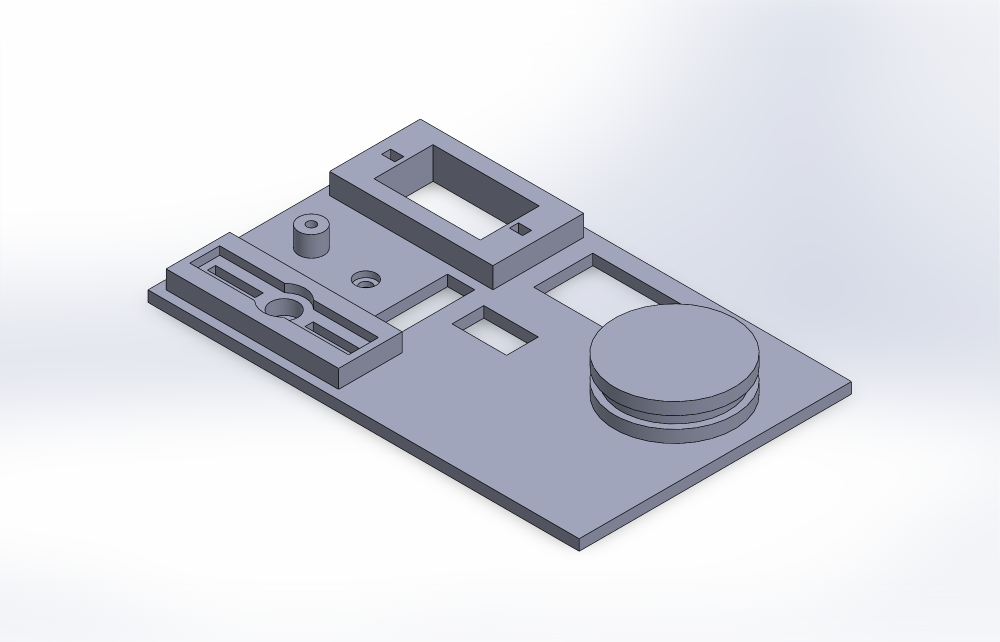
#> input picture cad/print_v2_png/Fit_Test_Coupon (print first - servo slot, switch, screen boss, windows, O-ring groove, horn pocket).png, 1999 x 1284 px (shown at 1/2 size)
$ python -i imgprep.py   (imports and definitions only)
#> lines starting #> are read from the running program, lines starting #| are printed output that depends on the picture; after the words box and inside, x2 and y2 are one past the last pixel; in counts of white or black regions, pixels touching at a corner belong together
#> in autocrop, im is the input picture: PIL image 1999x1284 RGB; mean R, G, B 219.5, 221.4, 228.2
"""Desk Buddy guide - picture tools.

Everything here works on the SolidWorks renders in config.IMG_DIR and never writes there.
Output goes to guide/src/generated/.

  python guide/tools/imgprep.py --survey     # writes check/mask_survey_<section>.png (which flat colour is where)

Used by build.py:
  Section(name)            the real exploded picture of one body section, with its label masks lined up
  Section.mask(part)       boolean mask of a part's visible pixels (printed or bought)
  make_step_image(...)     highlight parts (orange outline, the rest faded), arrows, labels, crop
"""
import json
import math
import os
import sys

import numpy as np
from PIL import Image, ImageDraw, ImageFilter, ImageFont

HERE = os.path.dirname(os.path.abspath(__file__))
sys.path.insert(0, os.path.join(os.path.dirname(HERE), 'src'))
import config  # noqa: E402

GEN = os.path.join(config.GUIDE, 'src', 'generated')
CHECK = os.path.join(config.GUIDE, 'check')
REG_CACHE = os.path.join(GEN, 'registration.json')
ACCENT = (242, 120, 30)          # "fit this now" orange
ACCENT2 = (30, 120, 220)         # second highlight (bought part), blue
TARGET_ASPECT = 1.05             # step pictures: width / height they aim for
LABEL_PX = 42                    # label text size in picture pixels
FONT_DIR = r'C:\Windows\Fonts'


# [7 lines left out: function font, not called in this run]


def real_path(sec):
    return os.path.join(config.IMG_DIR, f'Desk Buddy v3.1 - full assembly - section {sec} (exploded).png')


def mask_path(sec, kind):
    tag = {'printed': 'id colours', 'bought': 'id colours B - bought'}[kind]
    return os.path.join(config.MASK_DIR, f'Desk Buddy v3.1 - full assembly - section {sec} ({tag}).png')


# ---------------------------------------------------------------------------------------------------
# registration: the masks were rendered at a different zoom; find scale + shift that lines them up
# ---------------------------------------------------------------------------------------------------
def _edges_real(im):
    g = np.asarray(im.convert('L').filter(ImageFilter.GaussianBlur(1))).astype(float)
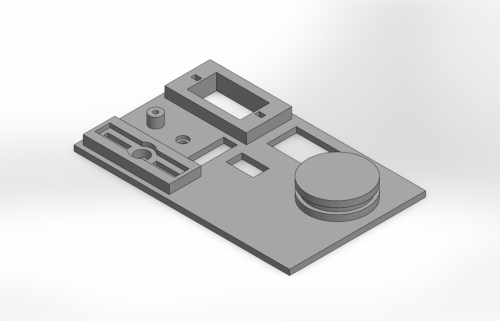
#> g: shape (1284, 1999) float64 (shown at 1/4 size); min 29, max 254, mean 221.6
    gx = np.abs(np.diff(g, axis=1, prepend=g[:, :1]))
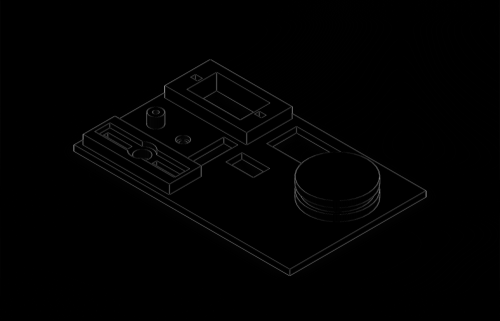
#> gx: shape (1284, 1999) float64 (shown at 1/4 size); min 0, max 84, mean 0.5; drawn with min black and max white
    gy = np.abs(np.diff(g, axis=0, prepend=g[:1]))
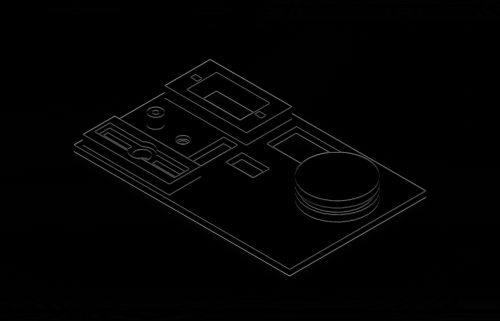
#> gy: shape (1284, 1999) float64 (shown at 1/4 size); min 0, max 83, mean 0.8; drawn with min black and max white
    return ((gx + gy) > 18).astype(float)
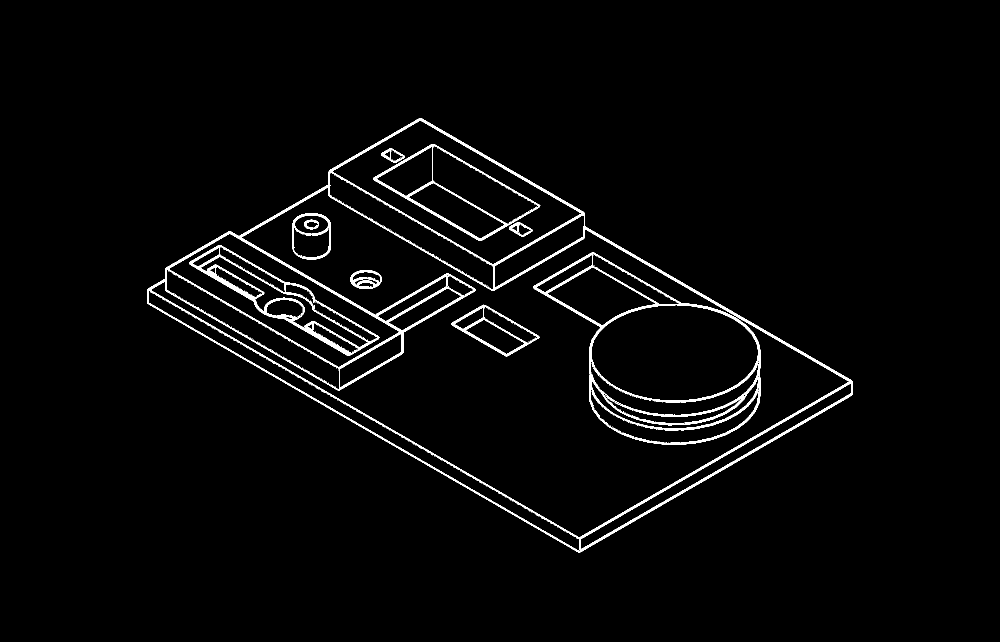
#> returned value: shape (1284, 1999) float64 (shown at 1/2 size); values 0 (black) and 1 (white), 2.4% white in thin lines or dots, all inside (x1, y1, x2, y2) = (294, 236, 1706, 1105)


# [61 lines left out: functions _sat, _edges_mask, _xcorr, _register, register, warp, not called in this run]


# ---------------------------------------------------------------------------------------------------
class Section:
    """One exploded body section: the real picture plus lined-up masks."""
    _cache = {}

    # [170 lines left out: functions __new__, _init, _palette, mask, content_box, _outline and 7 more, not called in this run]


def bbox_of(mask, pad=0):
    ys, xs = np.nonzero(mask)
    return int(xs.min()) - pad, int(ys.min()) - pad, int(xs.max()) + pad, int(ys.max()) + pad


# ---------------------------------------------------------------------------------------------------
# step pictures
# ---------------------------------------------------------------------------------------------------
# [84 lines left out: function make_step_image, not called in this run]


def autocrop(path, out, pad=30, max_w=1800, box=None):
    """Crop a render to its drawing (edges), keep the gradient background."""
    im = Image.open(path).convert('RGB')
    if box is None:
        e = _edges_real(im)
        ys, xs = np.nonzero(e)
        box = (max(int(np.percentile(xs, 0.1)) - pad, 0), max(int(np.percentile(ys, 0.1)) - pad, 0),
               min(int(np.percentile(xs, 99.9)) + pad, im.width), min(int(np.percentile(ys, 99.9)) + pad, im.height))
#> box = (266, 211, 1733, 1129)
    im = im.crop(box)
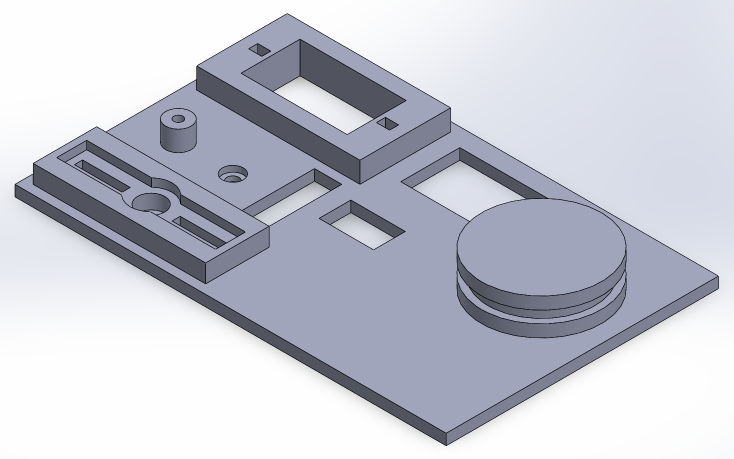
#> im: PIL image 1467x918 RGB (shown at 1/2 size); mean R, G, B 197.2, 199.9, 210
    if im.width > max_w:
        im = im.resize((max_w, int(im.height * max_w / im.width)), Image.LANCZOS)
    os.makedirs(os.path.dirname(out), exist_ok=True)
    im.save(out, optimize=True)
    return out


# ---------------------------------------------------------------------------------------------------
# [41 lines left out: function survey, not called in this run]


# [3 lines not run here, left out]

>>> result = autocrop('../../cad/print_v2_png/Fit_Test_Coupon (print first - servo slot, switch, screen boss, windows, O-ring groove, horn pocket).png', 'out.png')

$ run again, on cad/print_v2_png/BOUGHT - every purchased part in place.png
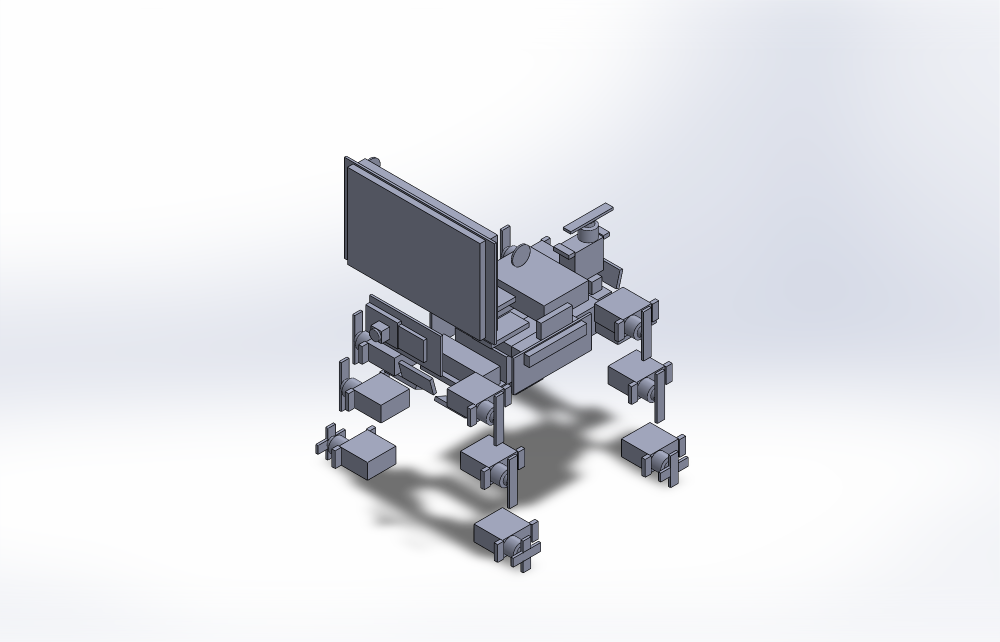
#> input picture cad/print_v2_png/BOUGHT - every purchased part in place.png, 1999 x 1284 px (shown at 1/2 size)
#> in autocrop, im is the input picture: PIL image 1999x1284 RGB; mean R, G, B 226.2, 227.6, 232.1
#> in _edges_real, `return ((gx + gy) > 18).astype(float)`:
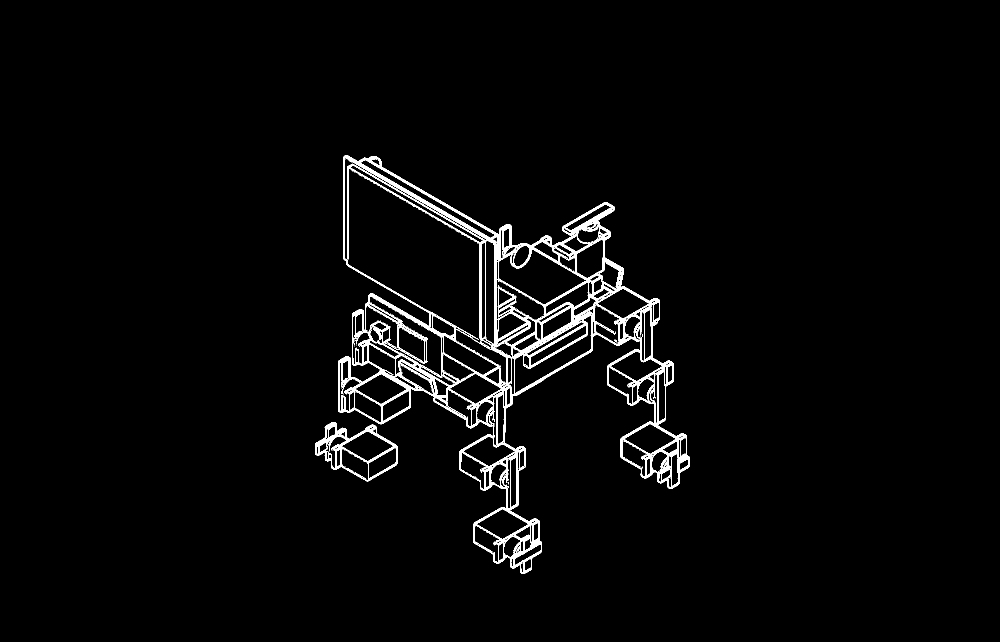
#> returned value: shape (1284, 1999) float64 (shown at 1/2 size); values 0 (black) and 1 (white), 2.5% white in thin lines or dots, all inside (x1, y1, x2, y2) = (630, 311, 1379, 1148)
#> box = (602, 284, 1405, 1172)
#> in autocrop, `im = im.crop(box)`:
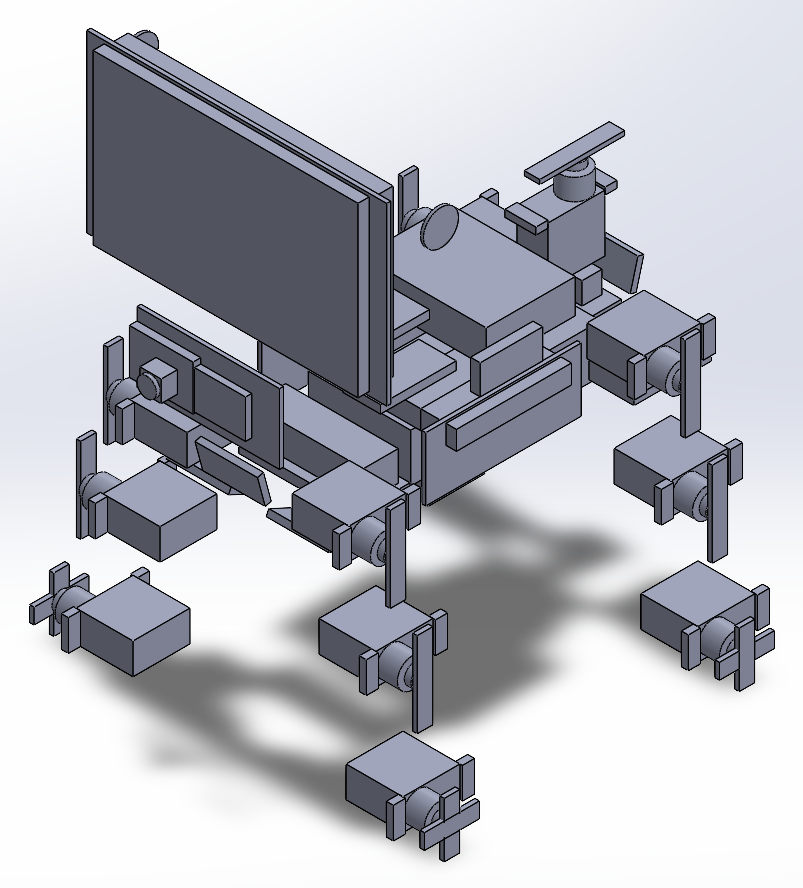
#> im: PIL image 803x888 RGB; mean R, G, B 183.8, 185.7, 192.9

$ run again, on cad/print_v2_png/Battery_Clamp (holds the 18650 holder down).png
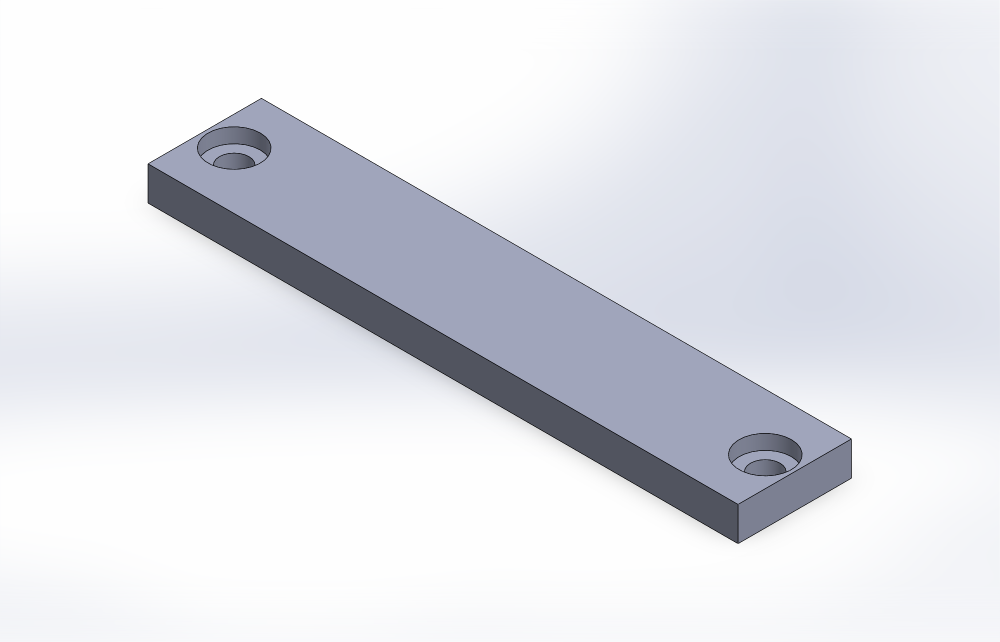
#> input picture cad/print_v2_png/Battery_Clamp (holds the 18650 holder down).png, 1999 x 1284 px (shown at 1/2 size)
#> in autocrop, im is the input picture: PIL image 1999x1284 RGB; mean R, G, B 224.6, 226.3, 232.4
#> in _edges_real, `return ((gx + gy) > 18).astype(float)`:
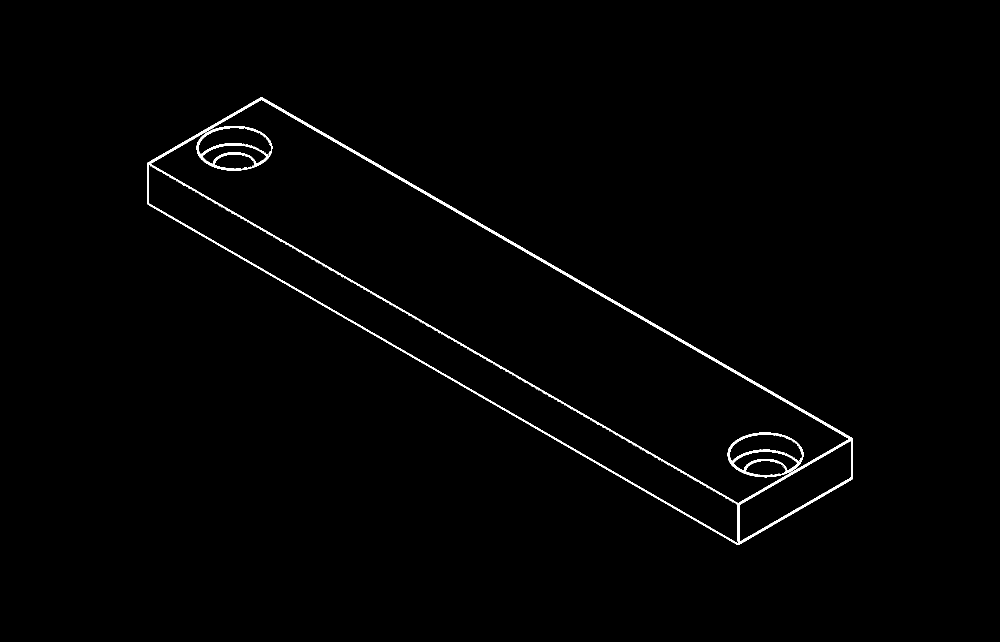
#> returned value: shape (1284, 1999) float64 (shown at 1/2 size); values 0 (black) and 1 (white), 0.97% white; 3 white regions, box (x1, y1, x2, y2) and area: (294, 195, 1706, 1090) 20049, (1455, 865, 1607, 955) 2384, (393, 252, 545, 341) 2380
#> box = (264, 167, 1735, 1116)
#> in autocrop, `im = im.crop(box)`:
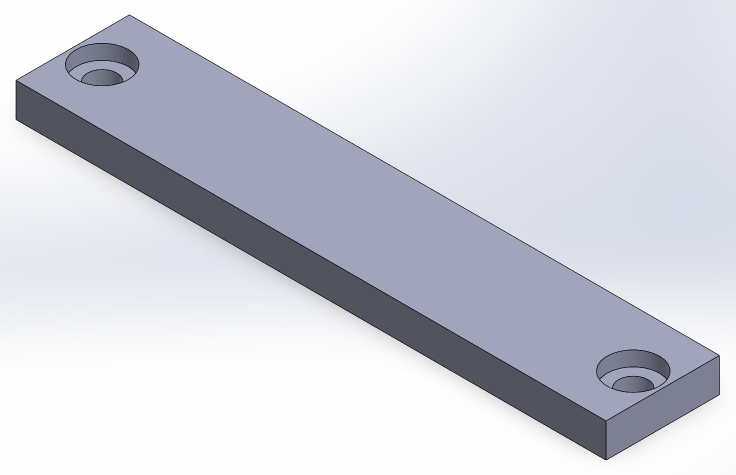
#> im: PIL image 1471x949 RGB (shown at 1/2 size); mean R, G, B 208, 210.4, 219.1
